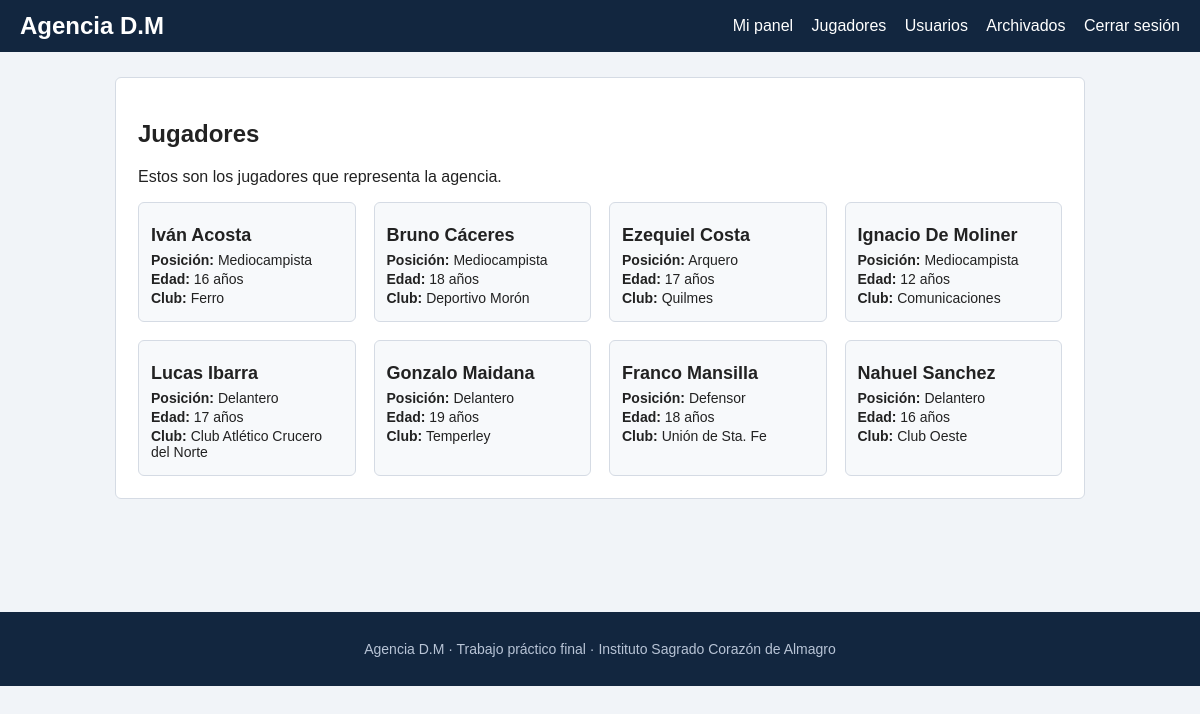
Screenshot of /jugadores.php (signed in) with the database file from the repository.
### tables this page shows
CREATE TABLE `jugadores` (
  `id` int(10) UNSIGNED NOT NULL,
  `nombre` varchar(80) NOT NULL,
  `apellido` varchar(80) NOT NULL,
  `posicion` varchar(40) NOT NULL,
  `edad` tinyint(3) UNSIGNED NOT NULL,
  `club` varchar(80) NOT NULL,
  `foto` varchar(120) NOT NULL DEFAULT 'img/jugador.svg'
);

### escapar.php (called while the page is built)
<?php
function escapar(string $valor): string {
    return htmlspecialchars($valor, ENT_QUOTES, 'UTF-8');
}

### jugadores.php (the view, shortened to what this page needs)
<?php
require_once __DIR__ . '/conexion.php';
require_once __DIR__ . '/escapar.php';
$stmt = $conexion->prepare('SELECT id, nombre, apellido, posicion, edad, club FROM jugadores ORDER BY apellido, nombre');
$stmt->execute();
$jugadores = $stmt->fetchAll();
?>
<!DOCTYPE html>
<html lang="es">
<head>
    <link rel="stylesheet" href="css/estilos.css">
</head>
<body>
    <header>
        <h1 class="logo"><a href="index.php">Agencia D.M</a></h1>
        <nav>
            <a href="panel.php">Mi panel</a> <a href="jugadores.php">Jugadores</a>
            <?php if ($_SESSION['usuario_rol'] === 'admin'): ?>
                <a href="admin_usuarios.php">Usuarios</a>
                <a href="usuarios_archivados.php">Archivados</a>
            <?php endif; ?>
            <a href="cerrar_sesion.php">Cerrar sesión</a>
        </nav>
    </header>
    <main class="contenedor">
        <section class="tarjeta">
            <h2>Jugadores</h2>
            <p>Estos son los jugadores que representa la agencia.</p>
            <?php if (count($jugadores) === 0): ?>
                <p>Todavía no hay jugadores cargados.</p>
            <?php else: ?>
                <div class="jugadores">
                    <?php foreach ($jugadores as $j): ?>
                        <article class="jugador">
                            <h3><?= escapar($j['nombre'] . ' ' . $j['apellido']) ?></h3>
                            <p><strong>Posición:</strong> <?= escapar($j['posicion']) ?></p>
                            <p><strong>Edad:</strong> <?= escapar($j['edad']) ?> años</p>
                            <p><strong>Club:</strong> <?= escapar($j['club']) ?></p>
                        </article>
                    <?php endforeach; ?>
                </div>
            <?php endif; ?>
        </section>
    </main>
    <footer>
        <p>Agencia D.M · Trabajo práctico final · Instituto Sagrado Corazón de Almagro</p>
    </footer>
</body>
</html>

### css/estilos.css (style rules this page uses)
* { box-sizing: border-box; }
body { margin: 0; font-family: Arial, Helvetica, sans-serif; font-size: 16px; color: #222; background-color: #f1f4f8; }
header { background-color: #12263f; color: #fff; padding: 12px 20px; display: flex; justify-content: space-between; align-items: center; flex-wrap: wrap; gap: 10px; }
.logo { margin: 0; font-size: 24px; }
nav a { color: #fff; text-decoration: none; margin-left: 14px; }
.contenedor { max-width: 1000px; margin: 0 auto; padding: 25px 15px; min-height: 70vh; }
.tarjeta { background-color: #fff; border: 1px solid #d5dbe4; border-radius: 6px; padding: 22px; margin-bottom: 20px; }
.logo a { color: #fff; text-decoration: none; }
.jugadores { display: flex; flex-wrap: wrap; gap: 18px; margin-top: 15px; }
.jugador { flex: 1 1 200px; max-width: 240px; border: 1px solid #d5dbe4; border-radius: 6px; padding: 12px; background-color: #f7f9fb; }
.jugador h3 { margin: 10px 0 6px 0; font-size: 18px; }
.jugador p { margin: 3px 0; font-size: 14px; }
footer { background-color: #12263f; color: #b8c4d6; text-align: center; padding: 15px; font-size: 14px; }

### rows the page displays
jugadores: escapar($j['nombre'] . ' ' . $j['apellido']) "Iván Acosta", posicion "Mediocampista", edad "16", club "Ferro"
jugadores: escapar($j['nombre'] . ' ' . $j['apellido']) "Bruno Cáceres", posicion "Mediocampista", edad "18", club "Deportivo Morón"
jugadores: escapar($j['nombre'] . ' ' . $j['apellido']) "Ezequiel Costa", posicion "Arquero", edad "17", club "Quilmes"
jugadores: escapar($j['nombre'] . ' ' . $j['apellido']) "Ignacio De Moliner", posicion "Mediocampista", edad "12", club "Comunicaciones"
jugadores: escapar($j['nombre'] . ' ' . $j['apellido']) "Lucas Ibarra", posicion "Delantero", edad "17", club "Club Atlético Crucero del Norte"
jugadores: escapar($j['nombre'] . ' ' . $j['apellido']) "Gonzalo Maidana", posicion "Delantero", edad "19", club "Temperley"
jugadores: escapar($j['nombre'] . ' ' . $j['apellido']) "Franco Mansilla", posicion "Defensor", edad "18", club "Unión de Sta. Fe"
jugadores: escapar($j['nombre'] . ' ' . $j['apellido']) "Nahuel Sanchez", posicion "Delantero", edad "16", club "Club Oeste"
